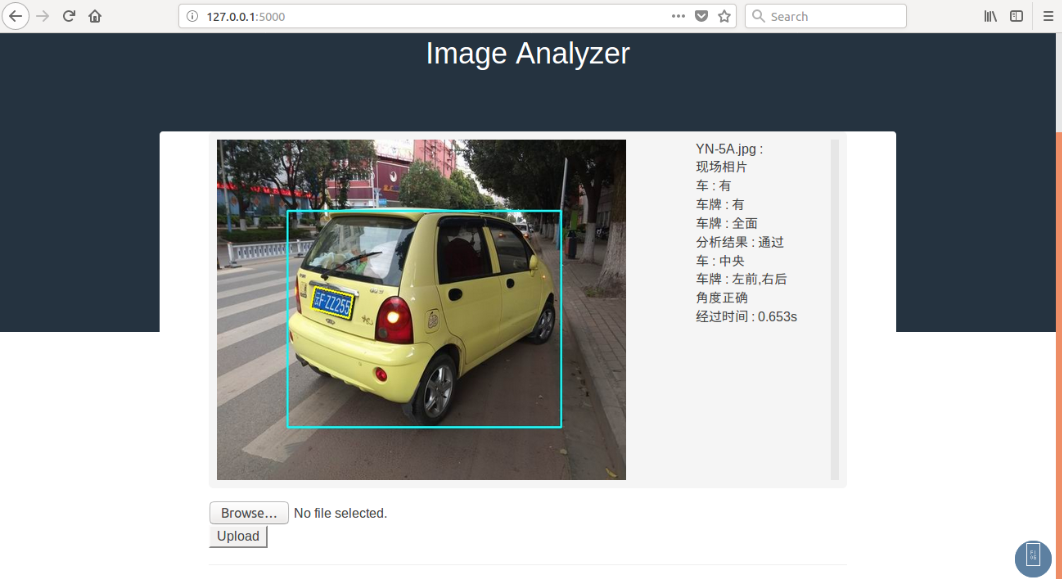
#> input picture imgs/lp.png, 1062 x 579 px
$ python -i preprocess.py   (imports and definitions only)
#> lines starting #> are read from the running program, lines starting #| are printed output that depends on the picture; after the words box and inside, x2 and y2 are one past the last pixel; in counts of white or black regions, pixels touching at a corner belong together
#> further down, picture is the input picture: shape (579, 1062, 3); mean B, G, R 160.6, 160.5, 157.7
#!/usr/bin/env python2
# -*- coding: utf-8 -*-
"""
Created on Sat Oct  7 05:28:35 2017

@author: junying
"""

# Preprocess.py

import cv2
import numpy as np
# module level variables ##########################################################################
GAUSSIAN_SMOOTH_FILTER_SIZE = (5, 5)
ADAPTIVE_THRESH_BLOCK_SIZE = 19
ADAPTIVE_THRESH_WEIGHT = 9

###################################################################################################
def preprocess(origin):
    # Colr2Gray
    fspace = colr2gray(origin)#Denoise(origin))#EqualizeHist(Denoise(origin),cv2.COLOR_YCR_CB2BGR))
    # Erode
    cv2.erode(fspace,(3,3),fspace)
    # Contrast
    contrasted = maximizeContrast(fspace)
    h, w = fspace.shape
    # Blur
    blurred = np.zeros(fspace.shape, np.uint8)
    blurred = cv2.GaussianBlur(contrasted, GAUSSIAN_SMOOTH_FILTER_SIZE, 0)
    # Threshold
    #ret, thr = cv2.threshold(imgBlurred,0,255,cv2.THRESH_BINARY+cv2.THRESH_OTSU)
    thr = cv2.adaptiveThreshold(blurred, 255.0, cv2.ADAPTIVE_THRESH_GAUSSIAN_C, cv2.THRESH_BINARY_INV, ADAPTIVE_THRESH_BLOCK_SIZE, ADAPTIVE_THRESH_WEIGHT)
    #erode = np.zeros(fspace.shape, np.uint8)


    return fspace, thr
# end function

###################################################################################################
def colr2gray(origin):
    height, width, channels = origin.shape
#> height = 579; width = 1062; channels = 3
    hsv = np.zeros((origin.shape), np.uint8)
    hsv = cv2.cvtColor(origin, cv2.COLOR_BGR2HSV)
#> hsv: shape (579, 1062, 3); mean H, S, V 38.5, 44.7, 166.6
    h, s, v = cv2.split(hsv)
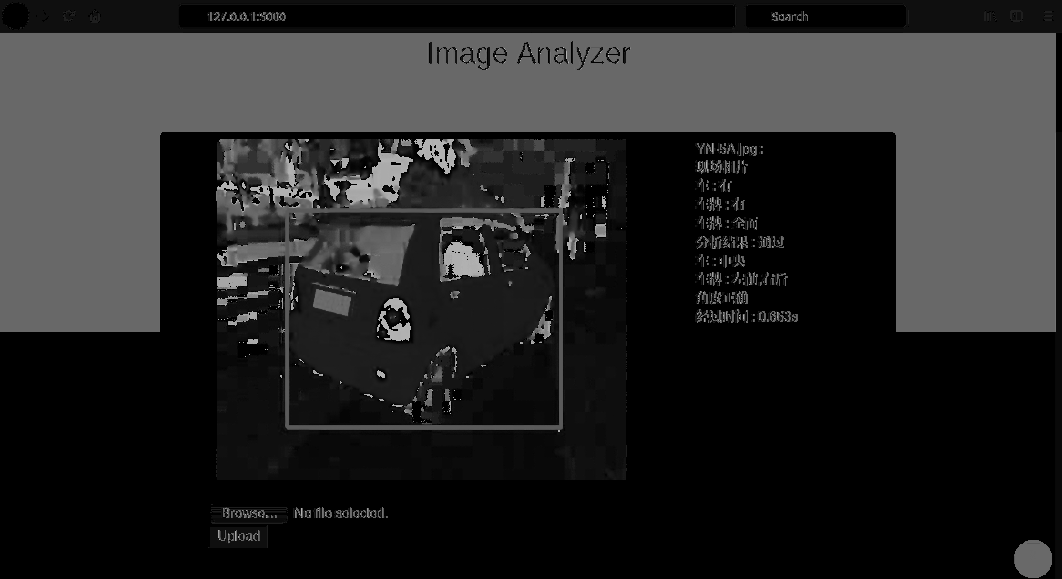
#> h: shape (579, 1062); min 0, max 179, mean 38.5
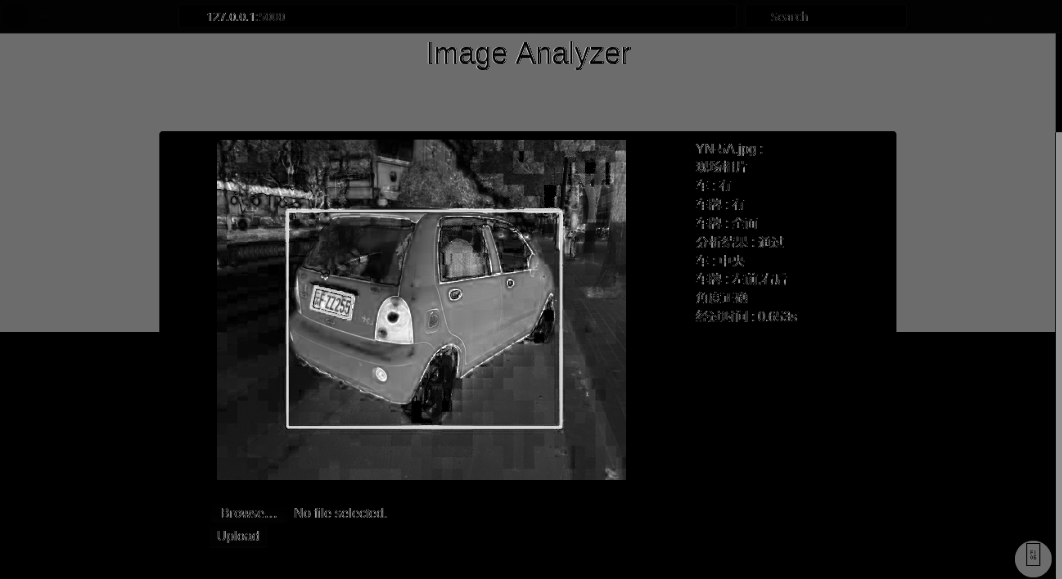
#> s: shape (579, 1062); min 0, max 255, mean 44.7
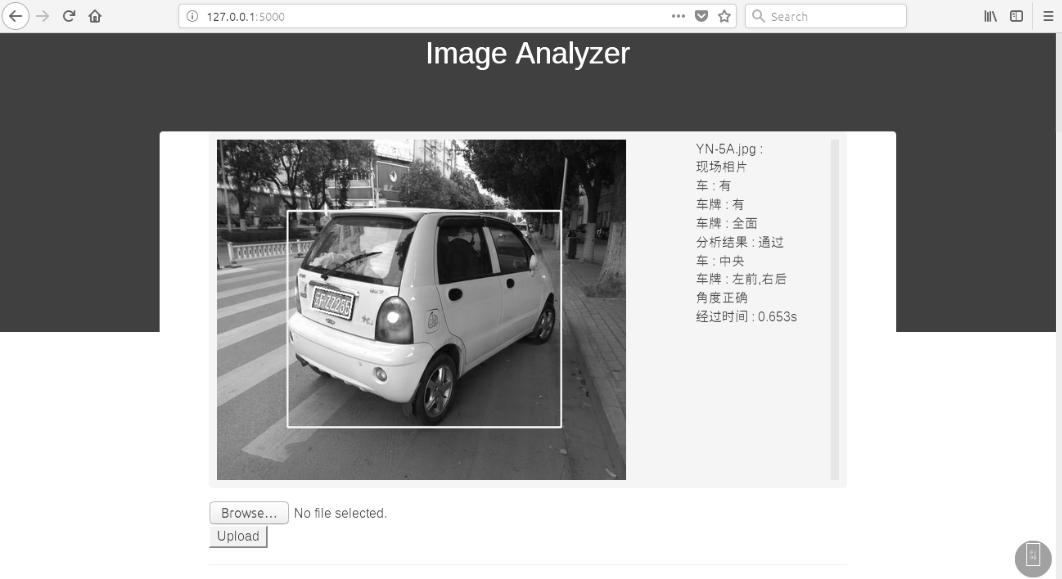
#> v: shape (579, 1062); min 5, max 255, mean 166.6
    v[:,:] = 255 - v[:,:]
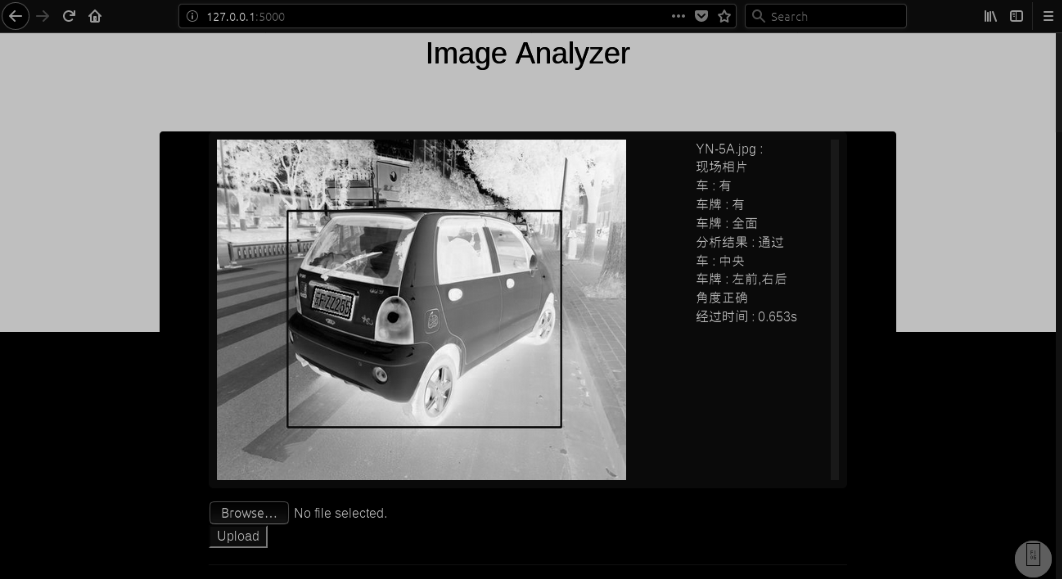
#> v: shape (579, 1062); min 0, max 250, mean 88.4
#> in preprocess, `cv2.erode(fspace,(3,3),fspace)`:
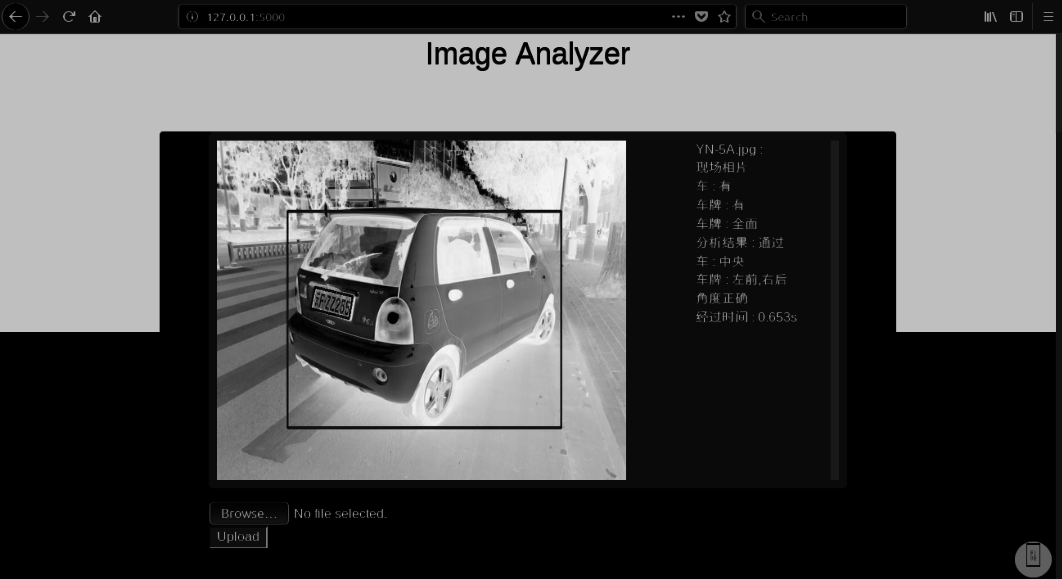
#> fspace: shape (579, 1062); 12.27% of pixels changed, all inside (x1, y1, x2, y2) = (0, 1, 1062, 567)
    #v[v==128] = 128
    #v[v>128] = 255 - v[v>128]
    #v[v<128] = 255 - v[v<128]
    #s_ = cv2.normalize(imgValue,  normalizedImg, 0, 255, cv2.NORM_MINMAX)

    return v
# end function

###################################################################################################
def maximizeContrast(imgGrayscale):

    height, width = imgGrayscale.shape
#> height = 579; width = 1062

    imgTopHat = np.zeros((height, width, 1), np.uint8)
    imgBlackHat = np.zeros((height, width, 1), np.uint8)

    structuringElement = cv2.getStructuringElement(cv2.MORPH_RECT, (3, 3))

    imgTopHat = cv2.morphologyEx(imgGrayscale, cv2.MORPH_TOPHAT, structuringElement)
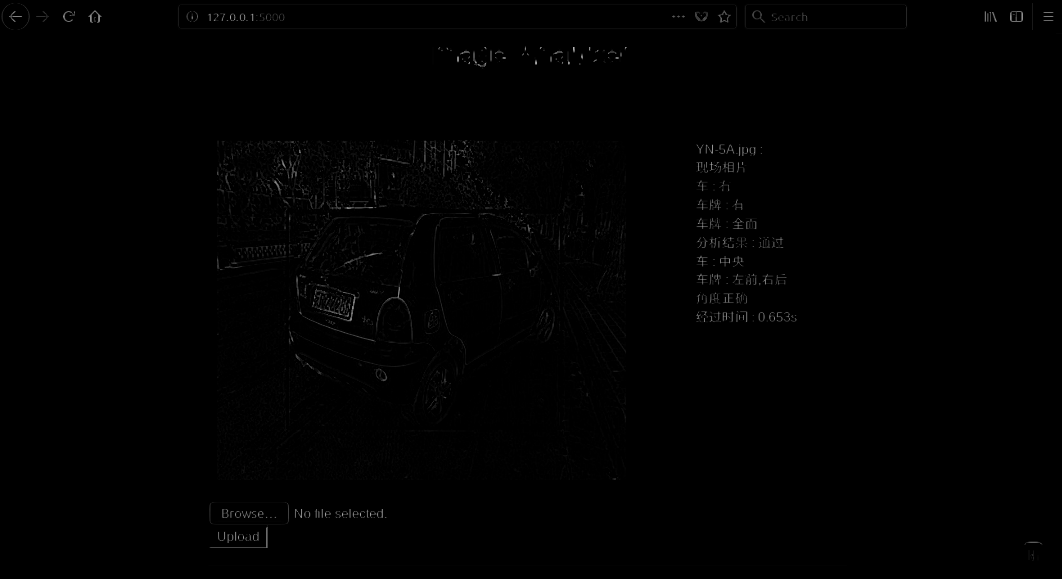
#> imgTopHat: shape (579, 1062); min 0, max 181, mean 1.1
    imgBlackHat = cv2.morphologyEx(imgGrayscale, cv2.MORPH_BLACKHAT, structuringElement)

    imgGrayscalePlusTopHat = cv2.add(imgGrayscale, imgTopHat)
    imgGrayscalePlusTopHatMinusBlackHat = cv2.subtract(imgGrayscalePlusTopHat, imgBlackHat)

    return imgGrayscalePlusTopHatMinusBlackHat
# end function

>>> import cv2
>>> picture = cv2.imread('../imgs/lp.png')
>>> result = preprocess(picture)
#> in preprocess, `thr = cv2.adaptiveThreshold(blurred, 255.0, cv2.ADAPTIVE_THRESH_GAUSSI..`:
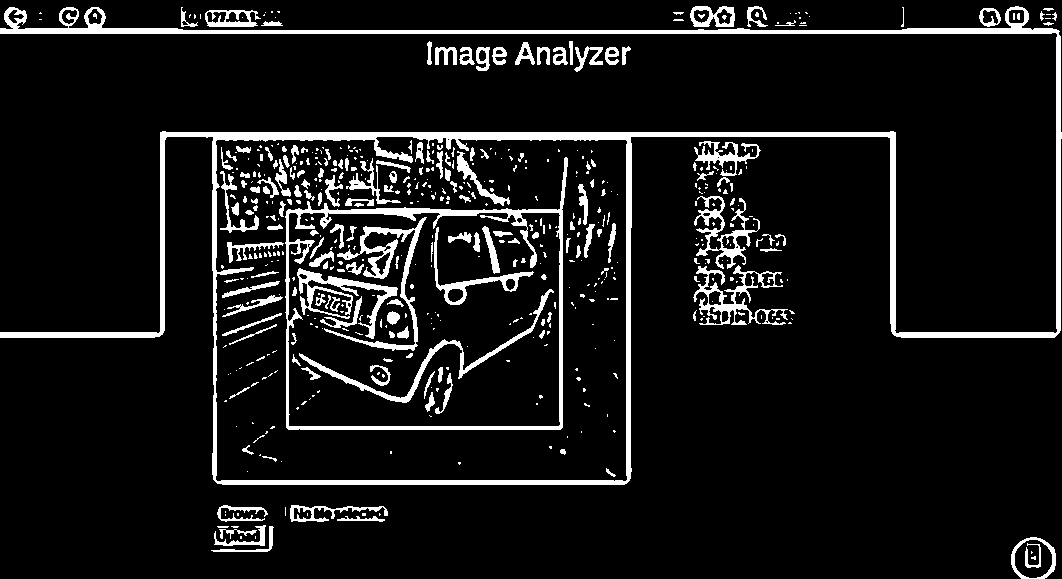
#> thr: shape (579, 1062); 9% white; 536 white regions (357 under 20 px), largest, box (x1, y1, x2, y2) and area: (0, 6, 1062, 485) 22062, (285, 157, 568, 430) 5116, (324, 217, 427, 351) 2033
